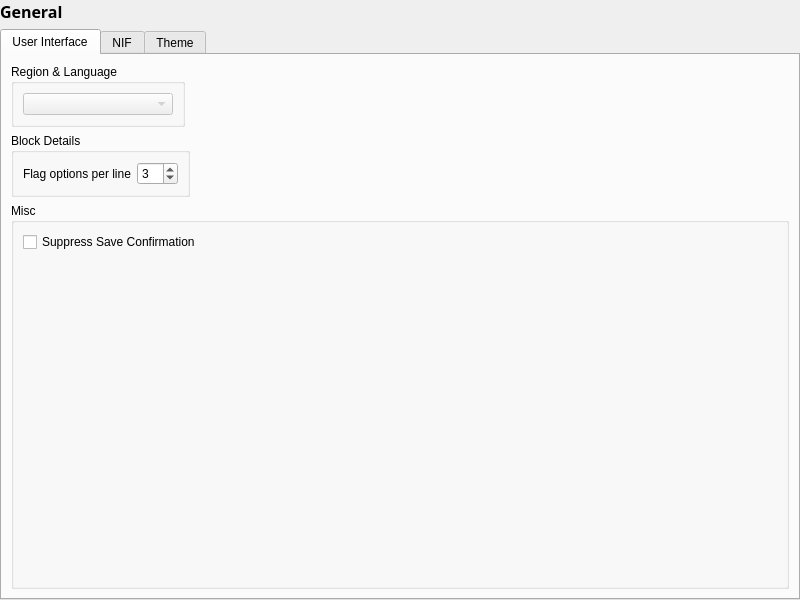
<?xml version="1.0" encoding="UTF-8"?>
<ui version="4.0">
 <class>SettingsGeneral</class>
 <widget class="QWidget" name="SettingsGeneral">
  <property name="geometry">
   <rect>
    <x>0</x>
    <y>0</y>
    <width>800</width>
    <height>600</height>
   </rect>
  </property>
  <property name="sizePolicy">
   <sizepolicy hsizetype="MinimumExpanding" vsizetype="MinimumExpanding">
    <horstretch>0</horstretch>
    <verstretch>0</verstretch>
   </sizepolicy>
  </property>
  <property name="windowTitle">
   <string>Form</string>
  </property>
  <layout class="QVBoxLayout" name="verticalLayout">
   <property name="leftMargin">
    <number>0</number>
   </property>
   <property name="topMargin">
    <number>0</number>
   </property>
   <property name="rightMargin">
    <number>0</number>
   </property>
   <property name="bottomMargin">
    <number>0</number>
   </property>
   <item>
    <widget class="QLabel" name="name">
     <property name="font">
      <font>
       <family>Segoe UI Semibold</family>
       <pointsize>12</pointsize>
       <weight>75</weight>
       <bold>true</bold>
      </font>
     </property>
     <property name="text">
      <string>General</string>
     </property>
    </widget>
   </item>
   <item>
    <widget class="QTabWidget" name="general">
     <property name="currentIndex">
      <number>0</number>
     </property>
     <widget class="QWidget" name="UI">
      <attribute name="title">
       <string>User Interface</string>
      </attribute>
      <layout class="QVBoxLayout" name="verticalLayout_2">
       <item>
        <widget class="QGroupBox" name="grpLanguage">
         <property name="sizePolicy">
          <sizepolicy hsizetype="Maximum" vsizetype="Maximum">
           <horstretch>0</horstretch>
           <verstretch>0</verstretch>
          </sizepolicy>
         </property>
         <property name="title">
          <string>Region &amp;&amp; Language</string>
         </property>
         <property name="flat">
          <bool>true</bool>
         </property>
         <layout class="QVBoxLayout" name="verticalLayout_3">
          <item>
           <widget class="QComboBox" name="language">
            <property name="enabled">
             <bool>false</bool>
            </property>
            <property name="minimumSize">
             <size>
              <width>150</width>
              <height>0</height>
             </size>
            </property>
           </widget>
          </item>
         </layout>
        </widget>
       </item>
       <item>
        <widget class="QGroupBox" name="groupBox">
         <property name="sizePolicy">
          <sizepolicy hsizetype="Maximum" vsizetype="Preferred">
           <horstretch>0</horstretch>
           <verstretch>0</verstretch>
          </sizepolicy>
         </property>
         <property name="title">
          <string>Block Details</string>
         </property>
         <property name="flat">
          <bool>true</bool>
         </property>
         <layout class="QGridLayout" name="gridLayout">
          <item row="0" column="1">
           <widget class="QSpinBox" name="optionsPerLine">
            <property name="sizePolicy">
             <sizepolicy hsizetype="Maximum" vsizetype="Fixed">
              <horstretch>0</horstretch>
              <verstretch>0</verstretch>
             </sizepolicy>
            </property>
            <property name="minimum">
             <number>2</number>
            </property>
            <property name="maximum">
             <number>32</number>
            </property>
            <property name="value">
             <number>3</number>
            </property>
           </widget>
          </item>
          <item row="0" column="0">
           <widget class="QLabel" name="lblOptionsPerLine">
            <property name="sizePolicy">
             <sizepolicy hsizetype="Maximum" vsizetype="Preferred">
              <horstretch>0</horstretch>
              <verstretch>0</verstretch>
             </sizepolicy>
            </property>
            <property name="text">
             <string>Flag options per line</string>
            </property>
           </widget>
          </item>
         </layout>
        </widget>
       </item>
       <item>
        <widget class="QGroupBox" name="groupBox_2">
         <property name="title">
          <string>Misc</string>
         </property>
         <property name="flat">
          <bool>true</bool>
         </property>
         <layout class="QGridLayout" name="gridLayout_2">
          <item row="0" column="0">
           <widget class="QCheckBox" name="suppressSaveConfirmation">
            <property name="text">
             <string>Suppress Save Confirmation</string>
            </property>
           </widget>
          </item>
          <item row="1" column="0">
           <spacer name="verticalSpacer">
            <property name="orientation">
             <enum>Qt::Vertical</enum>
            </property>
            <property name="sizeHint" stdset="0">
             <size>
              <width>20</width>
              <height>20</height>
             </size>
            </property>
           </spacer>
          </item>
         </layout>
        </widget>
       </item>
      </layout>
     </widget>
     <widget class="QWidget" name="nif">
      <attribute name="title">
       <string>NIF</string>
      </attribute>
      <layout class="QVBoxLayout" name="verticalLayout_4">
       <item>
        <widget class="QGroupBox" name="startupDefaults">
         <property name="title">
          <string>Startup Defaults</string>
         </property>
         <layout class="QHBoxLayout" name="horizontalLayout_1">
          <item column="0">
           <widget class="QLabel" name="lblVersion">
            <property name="text">
             <string>Version</string>
            </property>
            <property name="buddy">
             <cstring>version</cstring>
            </property>
           </widget>
          </item>
          <item column="1">
           <widget class="QLineEdit" name="version">
            <property name="maximumSize">
             <size>
              <width>110</width>
              <height>30</height>
             </size>
            </property>
            <property name="text">
             <string>20.2.0.7</string>
            </property>
           </widget>
          </item>
          <item column="2" alignment="Qt::AlignRight">
           <widget class="QLabel" name="lblUserVersion">
            <property name="text">
             <string>User Version</string>
            </property>
            <property name="buddy">
             <cstring>userVersion</cstring>
            </property>
           </widget>
          </item>
          <item column="3">
           <widget class="QLineEdit" name="userVersion">
            <property name="maximumSize">
             <size>
              <width>110</width>
              <height>30</height>
             </size>
            </property>
            <property name="text">
             <string>12</string>
            </property>
           </widget>
          </item>
          <item column="4" alignment="Qt::AlignRight">
           <widget class="QLabel" name="lblUserVersion2">
            <property name="text">
             <string>User Version 2</string>
            </property>
            <property name="buddy">
             <cstring>userVersion2</cstring>
            </property>
           </widget>
          </item>
          <item column="5">
           <widget class="QLineEdit" name="userVersion2">
            <property name="maximumSize">
             <size>
              <width>110</width>
              <height>30</height>
             </size>
            </property>
            <property name="text">
             <string>100</string>
            </property>
           </widget>
          </item>
         </layout>
        </widget>
       </item>
       <item>
        <spacer name="verticalSpacer_2">
         <property name="orientation">
          <enum>Qt::Vertical</enum>
         </property>
         <property name="sizeHint" stdset="0">
          <size>
           <width>20</width>
           <height>15</height>
          </size>
         </property>
        </spacer>
       </item>
       <item>
        <widget class="QGroupBox" name="groupBox_3">
         <property name="title">
          <string>nif.xml</string>
         </property>
         <property name="flat">
          <bool>true</bool>
         </property>
         <layout class="QVBoxLayout" name="verticalLayout_5">
          <item>
           <widget class="QCheckBox" name="checkBox">
            <property name="text">
             <string>Hide metadata columns</string>
            </property>
            <property name="checked">
             <bool>true</bool>
            </property>
           </widget>
          </item>
         </layout>
        </widget>
       </item>
       <item>
        <spacer name="verticalSpacer_3">
         <property name="orientation">
          <enum>Qt::Vertical</enum>
         </property>
         <property name="sizeHint" stdset="0">
          <size>
           <width>20</width>
           <height>20</height>
          </size>
         </property>
        </spacer>
       </item>
       <item>
        <widget class="QGroupBox" name="groupBox_4">
         <property name="title">
          <string>Starfield mesh import and export settings</string>
         </property>
         <property name="flat">
          <bool>true</bool>
         </property>
         <layout class="QHBoxLayout" name="horizontalLayout_2">
          <item column="0">
           <widget class="QCheckBox" name="sfConvertExtMeshes">
            <property name="text">
             <string>Convert meshes to internal geometry on load</string>
            </property>
            <property name="checked">
             <bool>false</bool>
            </property>
           </widget>
          </item>
          <item column="1" alignment="Qt::AlignRight">
           <widget class="QLabel" name="lblMeshExportDir">
            <property name="text">
             <string>Export geometry folder name</string>
            </property>
            <property name="buddy">
             <cstring>meshExportDir</cstring>
            </property>
           </widget>
          </item>
          <item column="2">
           <widget class="QLineEdit" name="meshExportDir">
            <property name="maximumSize">
             <size>
              <width>180</width>
              <height>30</height>
             </size>
            </property>
            <property name="text">
             <string></string>
            </property>
           </widget>
          </item>
         </layout>
        </widget>
       </item>
       <item>
        <spacer name="verticalSpacer_4">
         <property name="orientation">
          <enum>Qt::Vertical</enum>
         </property>
         <property name="sizeHint" stdset="0">
          <size>
           <width>20</width>
           <height>15</height>
          </size>
         </property>
        </spacer>
       </item>
       <item>
        <widget class="QGroupBox" name="groupBox_5">
         <property name="title">
          <string>glTF import and export</string>
         </property>
         <property name="flat">
          <bool>true</bool>
         </property>
         <layout class="QHBoxLayout" name="horizontalLayout_3">
          <item column="0">
           <widget class="QCheckBox" name="gltfEnableLOD">
            <property name="text">
             <string>Enable LOD</string>
            </property>
            <property name="checked">
             <bool>false</bool>
            </property>
           </widget>
          </item>
          <item column="1">
           <widget class="QCheckBox" name="gltfFullMatPaths">
            <property name="text">
             <string>Export full material paths</string>
            </property>
            <property name="checked">
             <bool>true</bool>
            </property>
           </widget>
          </item>
          <item column="2" alignment="Qt::AlignRight">
           <widget class="QLabel" name="lblGLTFExportMipLevel">
            <property name="text">
             <string>Export texture mip level</string>
            </property>
            <property name="buddy">
             <cstring>glTFExportMipLevel</cstring>
            </property>
           </widget>
          </item>
          <item column="3">
           <widget class="QSpinBox" name="glTFExportMipLevel">
            <property name="maximumSize">
             <size>
              <width>60</width>
              <height>40</height>
             </size>
            </property>
            <property name="minimum">
             <number>-1</number>
            </property>
            <property name="maximum">
             <number>15</number>
            </property>
            <property name="singleStep">
             <number>1</number>
            </property>
            <property name="value">
             <number>1</number>
            </property>
           </widget>
          </item>
         </layout>
        </widget>
       </item>
       <item>
        <spacer name="verticalSpacer_5">
         <property name="orientation">
          <enum>Qt::Vertical</enum>
         </property>
         <property name="sizeHint" stdset="0">
          <size>
           <width>20</width>
           <height>20</height>
          </size>
         </property>
        </spacer>
       </item>
       <item>
        <widget class="QGroupBox" name="groupBox_6">
         <property name="title">
          <string>Starfield meshlet algorithm</string>
         </property>
         <property name="flat">
          <bool>true</bool>
         </property>
         <layout class="QVBoxLayout" name="verticalLayout_6">
          <item>
           <widget class="QComboBox" name="starfieldMeshletAlgorithm">
            <property name="maximumSize">
             <size>
              <width>300</width>
              <height>40</height>
             </size>
            </property>
            <property name="currentIndex">
             <number>0</number>
            </property>
            <item>
             <property name="text">
              <string>meshopt_buildMeshlets</string>
             </property>
            </item>
            <item>
             <property name="text">
              <string>meshopt_buildMeshlets (optimized)</string>
             </property>
            </item>
            <item>
             <property name="text">
              <string>meshopt_buildMeshletsScan</string>
             </property>
            </item>
            <item>
             <property name="text">
              <string>meshopt_buildMeshletsScan (optimized)</string>
             </property>
            </item>
            <item>
             <property name="text">
              <string>DirectXMesh</string>
             </property>
            </item>
           </widget>
          </item>
         </layout>
        </widget>
       </item>
       <item>
        <spacer name="verticalSpacer_6">
         <property name="orientation">
          <enum>Qt::Vertical</enum>
         </property>
         <property name="sizeHint" stdset="0">
          <size>
           <width>20</width>
           <height>15</height>
          </size>
         </property>
        </spacer>
       </item>
       <item>
        <widget class="QGroupBox" name="groupBox_7">
         <property name="title">
          <string>Starfield LOD generation settings</string>
         </property>
         <property name="flat">
          <bool>true</bool>
         </property>
         <layout class="QGridLayout" name="gridLayout_3">
          <item row="0" column="0">
           <widget class="QLabel" name="lblSFLODGenTargetCnt1">
            <property name="text">
             <string>LOD1: Target count</string>
            </property>
            <property name="buddy">
             <cstring>sfLODGenTargetCnt1</cstring>
            </property>
           </widget>
          </item>
          <item row="0" column="1">
           <widget class="QDoubleSpinBox" name="sfLODGenTargetCnt1">
            <property name="decimals">
             <number>3</number>
            </property>
            <property name="minimum">
             <double>0.0</double>
            </property>
            <property name="maximum">
             <double>1.0</double>
            </property>
            <property name="singleStep">
             <double>0.001</double>
            </property>
            <property name="value">
             <double>0.2</double>
            </property>
           </widget>
          </item>
          <item row="0" column="2" alignment="Qt::AlignRight">
           <widget class="QLabel" name="lblSFLODGenTargetErr1">
            <property name="text">
             <string>Max. error</string>
            </property>
            <property name="buddy">
             <cstring>sfLODGenTargetErr1</cstring>
            </property>
           </widget>
          </item>
          <item row="0" column="3">
           <widget class="QDoubleSpinBox" name="sfLODGenTargetErr1">
            <property name="decimals">
             <number>4</number>
            </property>
            <property name="minimum">
             <double>0.0</double>
            </property>
            <property name="maximum">
             <double>1.0</double>
            </property>
            <property name="singleStep">
             <double>0.0001</double>
            </property>
            <property name="value">
             <double>0.005</double>
            </property>
           </widget>
          </item>
          <item row="0" column="4" alignment="Qt::AlignRight">
           <widget class="QLabel" name="lblSFLODGenMinTriCnt1">
            <property name="text">
             <string>Min. triangles</string>
            </property>
            <property name="buddy">
             <cstring>sfLODGenMinTriCnt1</cstring>
            </property>
           </widget>
          </item>
          <item row="0" column="5">
           <widget class="QSpinBox" name="sfLODGenMinTriCnt1">
            <property name="minimum">
             <number>0</number>
            </property>
            <property name="maximum">
             <number>1000000</number>
            </property>
            <property name="singleStep">
             <number>1</number>
            </property>
            <property name="value">
             <number>200</number>
            </property>
           </widget>
          </item>
          <item row="1" column="0">
           <widget class="QLabel" name="lblSFLODGenTargetCnt2">
            <property name="text">
             <string>LOD2: Target count</string>
            </property>
            <property name="buddy">
             <cstring>sfLODGenTargetCnt2</cstring>
            </property>
           </widget>
          </item>
          <item row="1" column="1">
           <widget class="QDoubleSpinBox" name="sfLODGenTargetCnt2">
            <property name="decimals">
             <number>3</number>
            </property>
            <property name="minimum">
             <double>0.0</double>
            </property>
            <property name="maximum">
             <double>1.0</double>
            </property>
            <property name="singleStep">
             <double>0.001</double>
            </property>
            <property name="value">
             <double>0.1</double>
            </property>
           </widget>
          </item>
          <item row="1" column="2" alignment="Qt::AlignRight">
           <widget class="QLabel" name="lblSFLODGenTargetErr2">
            <property name="text">
             <string>Max. error</string>
            </property>
            <property name="buddy">
             <cstring>sfLODGenTargetErr2</cstring>
            </property>
           </widget>
          </item>
          <item row="1" column="3">
           <widget class="QDoubleSpinBox" name="sfLODGenTargetErr2">
            <property name="decimals">
             <number>4</number>
            </property>
            <property name="minimum">
             <double>0.0</double>
            </property>
            <property name="maximum">
             <double>1.0</double>
            </property>
            <property name="singleStep">
             <double>0.0001</double>
            </property>
            <property name="value">
             <double>0.01</double>
            </property>
           </widget>
          </item>
          <item row="1" column="4" alignment="Qt::AlignRight">
           <widget class="QLabel" name="lblSFLODGenMinTriCnt2">
            <property name="text">
             <string>Min. triangles</string>
            </property>
            <property name="buddy">
             <cstring>sfLODGenMinTriCnt2</cstring>
            </property>
           </widget>
          </item>
          <item row="1" column="5">
           <widget class="QSpinBox" name="sfLODGenMinTriCnt2">
            <property name="minimum">
             <number>0</number>
            </property>
            <property name="maximum">
             <number>1000000</number>
            </property>
            <property name="singleStep">
             <number>1</number>
            </property>
            <property name="value">
             <number>100</number>
            </property>
           </widget>
          </item>
          <item row="2" column="0">
           <widget class="QLabel" name="lblSFLODGenTargetCnt3">
            <property name="text">
             <string>LOD3: Target count</string>
            </property>
            <property name="buddy">
             <cstring>sfLODGenTargetCnt3</cstring>
            </property>
           </widget>
          </item>
          <item row="2" column="1">
           <widget class="QDoubleSpinBox" name="sfLODGenTargetCnt3">
            <property name="decimals">
             <number>3</number>
            </property>
            <property name="minimum">
             <double>0.0</double>
            </property>
            <property name="maximum">
             <double>1.0</double>
            </property>
            <property name="singleStep">
             <double>0.001</double>
            </property>
            <property name="value">
             <double>0.05</double>
            </property>
           </widget>
          </item>
          <item row="2" column="2" alignment="Qt::AlignRight">
           <widget class="QLabel" name="lblSFLODGenTargetErr3">
            <property name="text">
             <string>Max. error</string>
            </property>
            <property name="buddy">
             <cstring>sfLODGenTargetErr3</cstring>
            </property>
           </widget>
          </item>
          <item row="2" column="3">
           <widget class="QDoubleSpinBox" name="sfLODGenTargetErr3">
            <property name="decimals">
             <number>4</number>
            </property>
            <property name="minimum">
             <double>0.0</double>
            </property>
            <property name="maximum">
             <double>1.0</double>
            </property>
            <property name="singleStep">
             <double>0.0001</double>
            </property>
            <property name="value">
             <double>0.02</double>
            </property>
           </widget>
          </item>
          <item row="2" column="4" alignment="Qt::AlignRight">
           <widget class="QLabel" name="lblSFLODGenMinTriCnt3">
            <property name="text">
             <string>Min. triangles</string>
            </property>
            <property name="buddy">
             <cstring>sfLODGenMinTriCnt3</cstring>
            </property>
           </widget>
          </item>
          <item row="2" column="5">
           <widget class="QSpinBox" name="sfLODGenMinTriCnt3">
            <property name="minimum">
             <number>0</number>
            </property>
            <property name="maximum">
             <number>1000000</number>
            </property>
            <property name="singleStep">
             <number>1</number>
            </property>
            <property name="value">
             <number>50</number>
            </property>
           </widget>
          </item>
         </layout>
        </widget>
       </item>
      </layout>
     </widget>
     <widget class="QWidget" name="theme">
      <attribute name="title">
       <string>Theme</string>
      </attribute>
      <layout class="QGridLayout" name="gridThemeLayout">
       <item row="1" column="2">
        <widget class="ColorLineEdit" name="baseColorAlt" native="true">
         <property name="sizePolicy">
          <sizepolicy hsizetype="Preferred" vsizetype="Maximum">
           <horstretch>0</horstretch>
           <verstretch>0</verstretch>
          </sizepolicy>
         </property>
        </widget>
       </item>
       <item row="1" column="1">
        <widget class="ColorLineEdit" name="baseColor" native="true">
         <property name="sizePolicy">
          <sizepolicy hsizetype="Preferred" vsizetype="Maximum">
           <horstretch>0</horstretch>
           <verstretch>0</verstretch>
          </sizepolicy>
         </property>
        </widget>
       </item>
       <item row="2" column="1">
        <widget class="ColorWheel" name="colorBaseColor" native="true"/>
       </item>
       <item row="4" column="3">
        <widget class="ColorWheel" name="colorBrightText" native="true"/>
       </item>
       <item row="1" column="3">
        <widget class="ColorLineEdit" name="text" native="true">
         <property name="sizePolicy">
          <sizepolicy hsizetype="Preferred" vsizetype="Maximum">
           <horstretch>0</horstretch>
           <verstretch>0</verstretch>
          </sizepolicy>
         </property>
        </widget>
       </item>
       <item row="2" column="2">
        <widget class="ColorWheel" name="colorBaseColorAlt" native="true"/>
       </item>
       <item row="3" column="2">
        <widget class="ColorLineEdit" name="highlightText" native="true">
         <property name="sizePolicy">
          <sizepolicy hsizetype="Preferred" vsizetype="Maximum">
           <horstretch>0</horstretch>
           <verstretch>0</verstretch>
          </sizepolicy>
         </property>
        </widget>
       </item>
       <item row="3" column="3">
        <widget class="ColorLineEdit" name="brightText" native="true">
         <property name="sizePolicy">
          <sizepolicy hsizetype="Preferred" vsizetype="Maximum">
           <horstretch>0</horstretch>
           <verstretch>0</verstretch>
          </sizepolicy>
         </property>
        </widget>
       </item>
       <item row="2" column="3">
        <widget class="ColorWheel" name="colorText" native="true"/>
       </item>
       <item row="4" column="1">
        <widget class="ColorWheel" name="colorHighlight" native="true"/>
       </item>
       <item row="4" column="2">
        <widget class="ColorWheel" name="colorHighlightText" native="true"/>
       </item>
       <item row="3" column="1">
        <widget class="ColorLineEdit" name="highlight" native="true">
         <property name="sizePolicy">
          <sizepolicy hsizetype="Preferred" vsizetype="Maximum">
           <horstretch>0</horstretch>
           <verstretch>0</verstretch>
          </sizepolicy>
         </property>
        </widget>
       </item>
       <item row="0" column="1">
        <widget class="QCheckBox" name="largeIcons">
         <property name="text">
          <string>Large Icons</string>
         </property>
         <property name="checked">
          <bool>true</bool>
         </property>
        </widget>
       </item>
      </layout>
     </widget>
    </widget>
   </item>
  </layout>
 </widget>
 <customwidgets>
  <customwidget>
   <class>ColorLineEdit</class>
   <extends>QWidget</extends>
   <header>ui/widgets/colorwheel.h</header>
   <container>1</container>
  </customwidget>
  <customwidget>
   <class>ColorWheel</class>
   <extends>QWidget</extends>
   <header>ui/widgets/colorwheel.h</header>
   <container>1</container>
  </customwidget>
 </customwidgets>
 <resources/>
 <connections/>
</ui>
